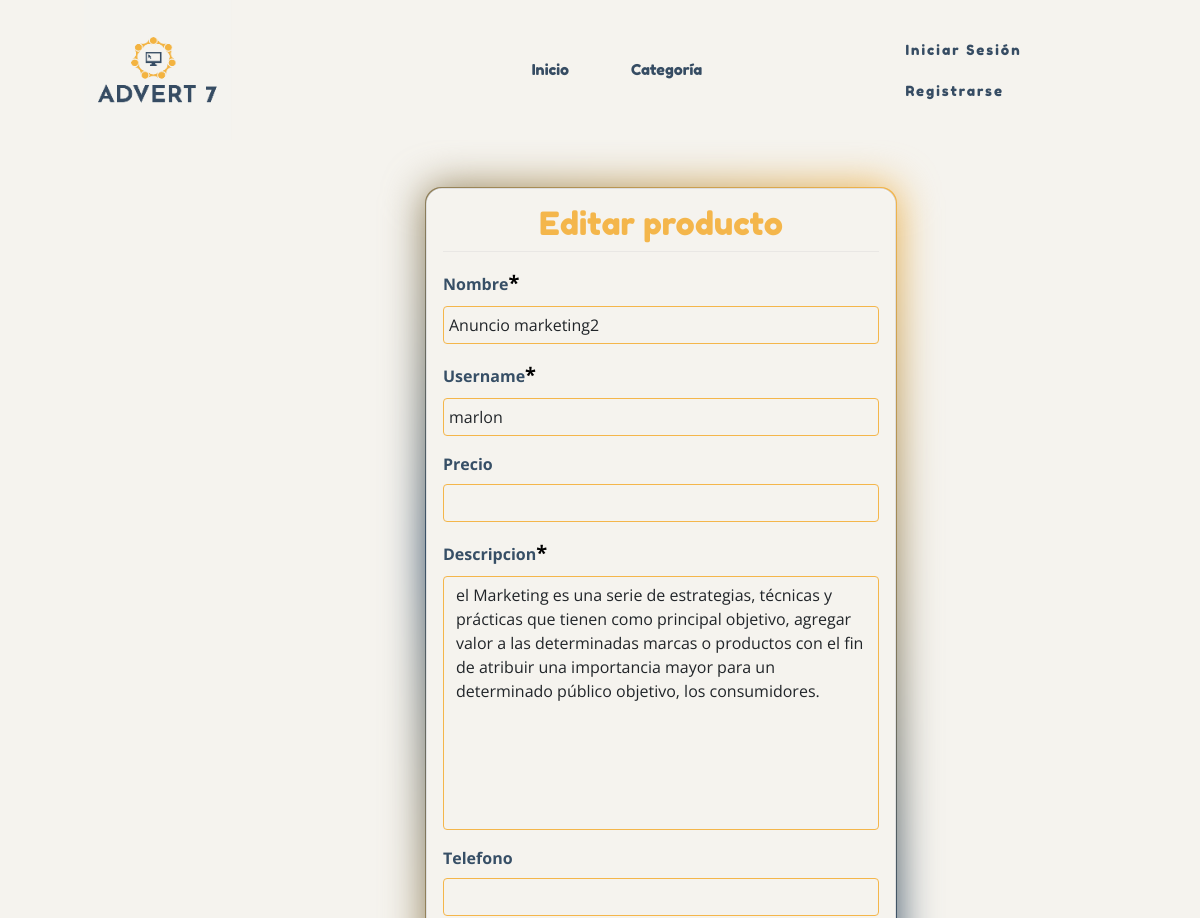
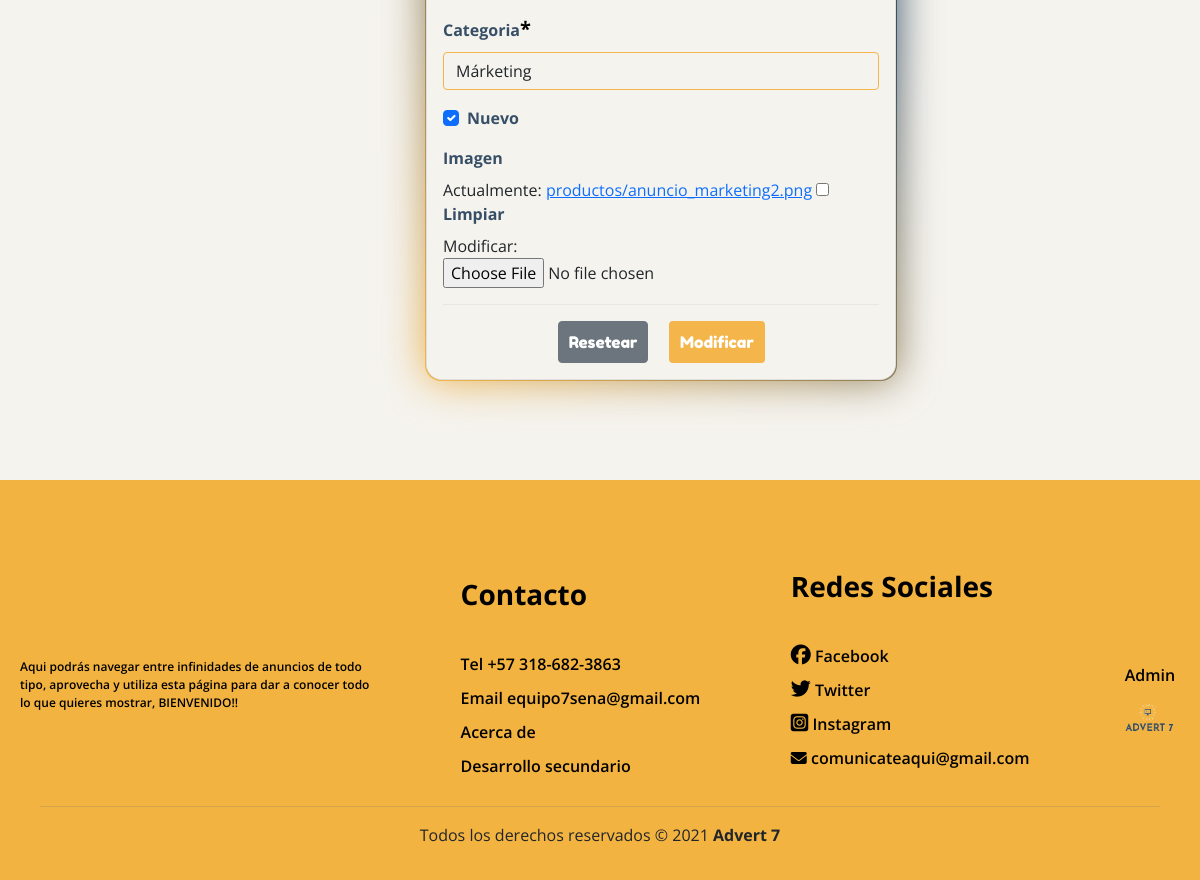
Screenshot of /modificar/4/ with the database file from the repository (2 pictures, top to bottom).
### app/models.py (models this page shows, shortened)
class producto(models.Model):
    nombre=models.CharField(max_length=50)
    username=models.CharField(max_length=100)
    precio=models.IntegerField(null=True)
    descripcion=models.TextField()
    nuevo=models.BooleanField()
    categoria=models.ForeignKey(Categoria, on_delete=models.PROTECT)
    fecha_fabricacion=models.DateField(auto_now=True)
    telefono=models.CharField(null=True, max_length=10)
    imagen=models.ImageField(upload_to="productos", null="True")

class Categoria(models.Model):
    nombre= models.CharField(max_length=50)
    def __str__(self):
        return self.nombre

### app/views.py (the view, shortened to what this page needs)
# urls.py: path('modificar/<id>/', modificar_productos, name="modificar"),
def modificar_productos(request, id):
    productos = get_object_or_404(producto, id=id)
    data={
        'Form': productoForms(instance=productos)
    }
    return render(request, 'productos/modificar.html', data)

### app/forms.py
class productoForms(forms.ModelForm):
    nombre = forms.CharField(min_length=3, max_length=50)
    username = forms.CharField(min_length=3, max_length=100)
    imagen = forms.ImageField(required=False, validators=[MaxSizeFileValidator(max_file_size=2)])
    precio = forms.IntegerField(required=False, min_value=1, max_value=3000000)
    telefono = forms.CharField(required=False, min_length=7,max_length=10)
    class Meta:
        model= producto
        fields = ['nombre', 'username', 'precio', 'descripcion', 'telefono', 'categoria', 'nuevo', 'imagen']
        widgets ={
            "fecha_fabricacion": DatePickerInput(format='%d/%m/%Y')
        }

### app/templates/productos/modificar.html (shortened to what this page needs)
{% extends 'base.html' %}
{% block content %}
{% load crispy_forms_tags %}
<br><br>
<div class="row">
    <div class="col-12 col-md-6 offset-md-3">
        <div class="card">
            <div class="card-body">
                <h2>Editar producto</h2>
                <hr>
                <form action="" method="POST" enctype="multipart/form-data">
                    {{ Form | crispy}}
                    <hr>
                        <div class="d-flex justify-content-center">
                            <input type="reset" value="Resetear" class="btn btn-secondary">
                            <button type="submit" class="btn btn-primary">Modificar</button>
                        </div>
                    </div>
            </div>
        </div>
    </div>
</div>
{% endblock %}

### app/static/css/estilos.css (style rules this page uses)
* { margin:0; padding:0; }
body { *background-image:url(../img/peri_fondo.jpg); *background-size: cover; background: rgba(245,243,238,255); font-family: 'Open Sans', sans-serif; margin:0; padding:0; }
h1,h2 { font-family: Fredoka One; text-align: center; color:rgb(244,182,75) ; }
.btn { padding: 8px 0; }
hr { background-color:#c4c2c2; border:none; height: 1px; margin-top:0; }
.card { border-radius: 1rem; width: 80%; margin:auto; margin-bottom: 100px; }
.card-body { position: relative; background-color: rgba(245,243,238,255); border-radius: 1rem; }
.card-body:before { content: ''; position:absolute; top: -2px; left: -2px; right: -2px; bottom: -2px; background:#fff; z-index: -1; border-radius: 1rem; }
.card-body:after { content: ''; position:absolute; top: -2px; left: -2px; right: -2px; bottom: -2px; background:#fff; z-index: -2; filter: blur(20px); border-radius: 1rem; }
.card-body:before, .card-body:after { border-radius: 1rem; background: linear-gradient(220deg, rgb(244,182,75) , rgb(55,79,102) , rgb(244,182,75)); }
.form-control-file { width: 65%; }
label { color:rgb(55,79,102); }
.row { max-width: 1349px; justify-content: center; }
.form-control { border:1px solid rgb(244,182,75); background-color:rgba(245,243,238,255); }
input[type=text], input[type=email], input[type=number], select, textarea { width: 100%; padding: 5px; }
textarea { resize: none; }
.btn.btn-secondary { font-family: Fredoka One; padding-left: 10px; padding-right: 10px; }
.btn.btn-primary { font-family: Fredoka One; padding-left: 10px; padding-right: 10px; background-color: rgb(244,182,75) ; border-color:transparent; }
label { font-weight: bold; }
@media (min-width: 768px) { .offset-md-3 { margin-left: 10%; } }
label .asteriskField { color:black; font-size: 20px; }

### rows the page displays
producto: nombre "Anuncio marketing2", username "marlon", descripcion "el Marketing es una serie de estrategias, técnicas y prácticas que tienen como principal objetivo, agregar valor a las determinadas marcas o productos con el fin de atribuir una importancia mayor para un determinado público objetivo, los consumidores.", categoria "Márketing", nuevo "☑"
